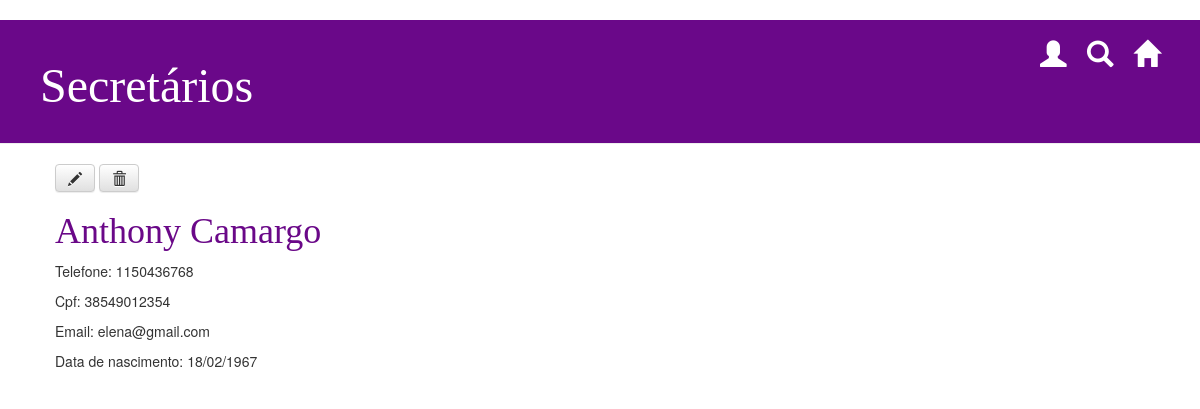
Page /secretario/14/ on the committed database.
### transplante/models.py (models this page shows)
class Pessoa (models.Model):
		nome = models.CharField(max_length=200, default = '', verbose_name='Nome')
		telefone = models.CharField(max_length=15, default = '', verbose_name='Telefone')
		cpf = models.CharField(max_length=11, default = '', verbose_name='CPF')
		email = models.CharField(max_length=100, default = '', verbose_name='e-Mail')
		data_nasc = models.CharField(max_length=10, default = '', verbose_name='Data de Nascimento')

class Secretario (Pessoa):
		nome = Pessoa.nome

class Pessoa (models.Model):
		nome = models.CharField(max_length=200, default = '', verbose_name='Nome')
		telefone = models.CharField(max_length=15, default = '', verbose_name='Telefone')
		cpf = models.CharField(max_length=11, default = '', verbose_name='CPF')
		email = models.CharField(max_length=100, default = '', verbose_name='e-Mail')
		data_nasc = models.CharField(max_length=10, default = '', verbose_name='Data de Nascimento')

### transplante/views.py (the view)
# urls.py: path('secretario/<int:pk>/', views.secretarios_detail, name='secretarios_detail'),
def secretarios_detail(request, pk):
    secretario = get_object_or_404(Secretario, pk=pk)
    return render(request, 'transplante/secretarios_detail.html', {'secretario': secretario})

### transplante/templates/transplante/secretarios_detail.html (shortened to what this page needs)
{% load staticfiles %}
<html>
    <head>
        <link rel="stylesheet" href="//maxcdn.bootstrapcdn.com/bootstrap/3.2.0/css/bootstrap.min.css">
        <link rel="stylesheet" href="//maxcdn.bootstrapcdn.com/bootstrap/3.2.0/css/bootstrap-theme.min.css">
       <link rel="stylesheet" href="{% static 'css/home.css' %}">
    </head>
    <body>
<div class="page-header">
			<a href="/" class="top-menu"><span class="glyphicon glyphicon-home"></span></a>
			<a href="/" class="top-menu"><span class="glyphicon glyphicon-search"></span></a>
			<a href="/" class="top-menu"><span class="glyphicon glyphicon-user"></span></a>
            <h1>Secretários</h1>
        </div>
    <div class="content container">
        <div class="row">
            <div class="col-md-8">
            <a class="btn btn-default" href="{% url 'secretarios_edit' pk=secretario.pk %}"><span class="glyphicon glyphicon-pencil"></span></a>
            <a class="btn btn-default" href="{% url 'remove_secretario' pk=secretario.pk %}"><span class="glyphicon glyphicon-trash"></span></a>
      <h1><a href="{% url 'secretarios_detail' pk=secretario.pk %}">{{ secretario.nome }}</a></h1>
                    <p>Telefone: {{ secretario.telefone}}</p>
                    <p>Cpf: {{ secretario.cpf}}</p>
                    <p>Email: {{ secretario.email}}</p>
                    <p>Data de nascimento: {{ secretario.data_nasc|linebreaksbr }}</p>
            </div>
        </div>
    </div>
</body>
</html>

### transplante/static/css/home.css (style rules this page uses)
h1 a { color: #6A0888; }
.page-header { background-color: #6A0889; margin-top: 0; padding: 20px 20px 20px 40px; }
.page-header h1, .page-header h1 a, .page-header h1 a:visited, .page-header h1 a:active { color: #ffffff; font-size: 36pt; text-decoration: none; }
.content { margin-left: 40px; }
h1, h2, h3, h4 { font-family: 'Georgia'; }
.top-menu, .top-menu:hover, .top-menu:visited { color: #ffffff; float: right; font-size: 20pt; margin-right: 20px; }

### rows in the picture
Pessoa: nome "Anthony Camargo", telefone "1150436768", cpf "38549012354", email "elena@gmail.com", data_nasc "18/02/1967"
